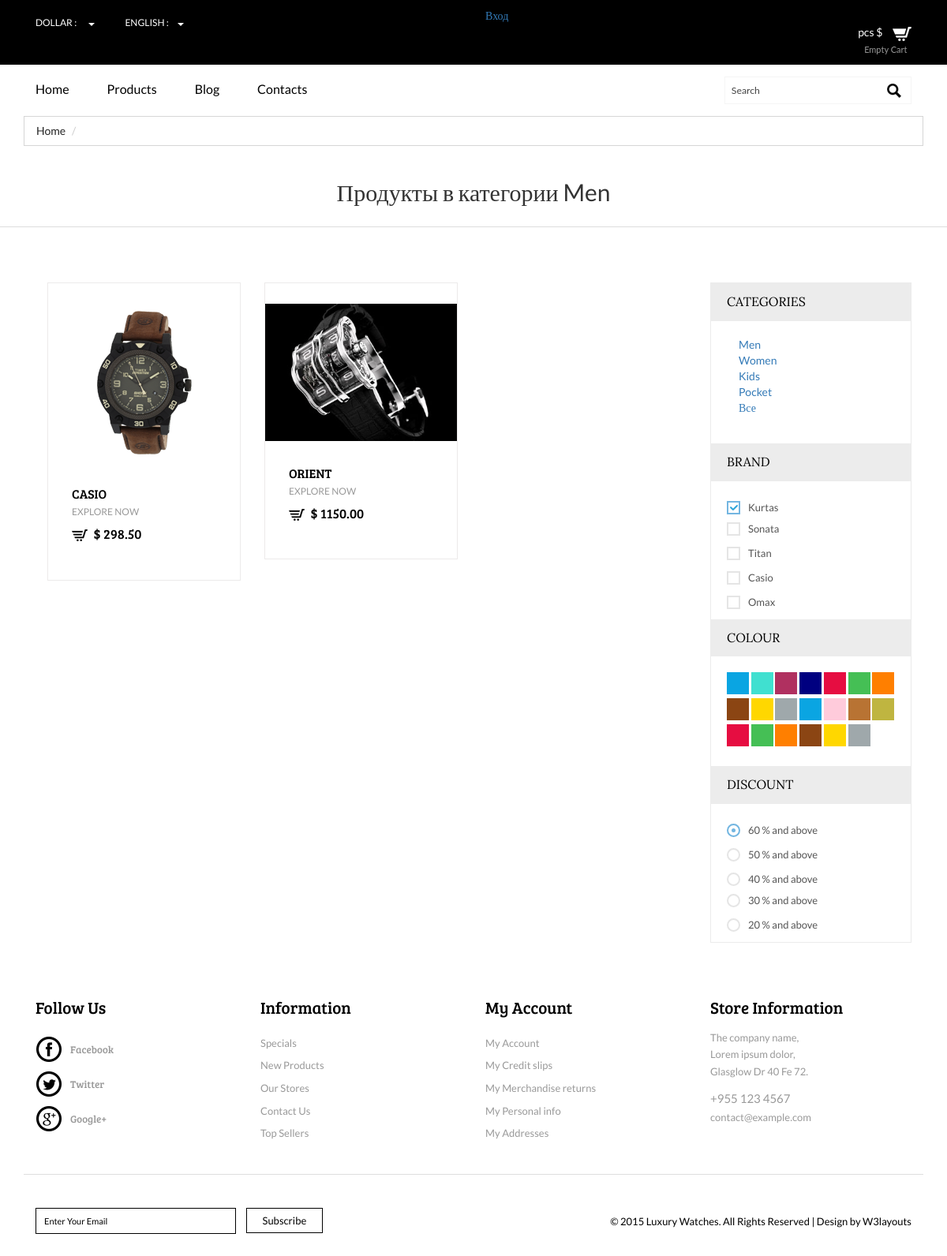
/category/1/products/, run on the app's committed database.
### mainapp/models.py (models this page shows, shortened)
class ProductCategory(models.Model):
    name = models.CharField(verbose_name='имя категории', max_length=128)
    description = models.TextField(verbose_name='описание категории', blank=True)
    def __str__(self):
        return f'{self.name}'

class Product(models.Model):
    category = models.ForeignKey(ProductCategory,
                                 on_delete=models.CASCADE,
                                 verbose_name='категория продукта')
    name = models.CharField('имя продукта', max_length=128)
    brand = models.CharField('brand', max_length=128, default='None')
    image = models.ImageField(upload_to='products_images', blank=True)
    short_desc = models.CharField('краткое описание продукта', max_length=64, blank=True)
    description = models.TextField('описание продукта', blank=True)
    price = models.DecimalField('цена продукта', max_digits=8, decimal_places=2, default=0)
    quantity = models.PositiveIntegerField('количество на складе', default=0)
    class Meta:
        verbose_name = 'продукт'
        verbose_name_plural = 'продукты'

### mainapp/views.py (the view)
# urls.py: path('category/<int:pk>/products/', mainapp.catalog, name='catalog'),
def catalog(request, pk):       #генерит меню каталога -> ссылки на категории
    if pk == 0:
        category = {'pk': 0, 'name': 'все'}
        products = Product.objects.all()
    else:
        category = get_object_or_404(ProductCategory, pk=pk)
        products = Product.objects.filter(category=category)
    context = {
        'page_title': 'Luxury watches | Products',
        'categories': get_menu(),
        'category': category,
        'products': products,
    }
    return render(request, 'mainapp/catalog.html', context)

### mainapp/views.py (called while the page is built)
def get_menu():
    test = ProductCategory.objects.all()
    print(type(test))
    print(test)
    return ProductCategory.objects.all()

### mainapp/templates/mainapp/catalog.html (shortened to what this page needs)
{% extends 'mainapp/base.html' %}
{% load static %}
{% block container %}
	{% include 'mainapp/includes/inc__breadcrumbs.html' %}
{% block title %}
    <div class="logo clearfix">
        <h2>Продукты в категории {{ category.name|capfirst }}</h2>
    </div>
{% endblock %}
    <div class="prdt">
		<div class="container">
			<div class="prdt-top">
				<div class="col-md-9 prdt-left">
					<div class="product-one">
                        {% for product in products %}
                            <div class="col-md-4 product-left p-left">
                                <div class="product-main simpleCart_shelfItem">
                                    <a href="{% url 'main:product_page' product.pk %}" class="mask"><img class="img-responsive zoom-img" src="/media/{{ product.image }}" alt="" /></a>
                                    <div class="product-bottom">
                                        <h3>{{ product.name }}</h3>
                                        <p>{{ product.short_desc }}</p>
                                        <h4><a class="item_add" href="{% url 'basketapp:add' product.pk %}"><i></i></a> <span class="item_price">$ {{ product.price }}</span></h4>
                                    </div>
                                </div>
                            </div>
                        {% endfor %}
					</div>
				</div>
				<div class="col-md-3 prdt-right">
					<div class="w_sidebar">
						<section  class="sky-form">
							<h4>Categories</h4>
							<div class="row1 scroll-pane">
								<div class="col col-4">
                                {% include 'mainapp/includes/inc__catalog_menu.html' %}
								</div>
							</div>
						</section>
						<section  class="sky-form">
							<h4>Brand</h4>
							<div class="row1 row2 scroll-pane">
								<div class="col col-4">
									<label class="checkbox"><input type="checkbox" name="checkbox" checked=""><i></i>kurtas</label>
								</div>
								<div class="col col-4">
                                    <label class="checkbox"><input type="checkbox" name="checkbox"><i></i>Sonata</label>
									<label class="checkbox"><input type="checkbox" name="checkbox"><i></i>Titan</label>
									<label class="checkbox"><input type="checkbox" name="checkbox"><i></i>Casio</label>
									<label class="checkbox"><input type="checkbox" name="checkbox"><i></i>Omax</label>
									<label class="checkbox"><input type="checkbox" name="checkbox" >shree</label>
								</div>
							</div>
						</section>
						<section class="sky-form">
							<h4>Colour</h4>
								<ul class="w_nav2">
									<li><a class="color1" href="#"></a></li>
									<li><a class="color2" href="#"></a></li>
									<li><a class="color3" href="#"></a></li>
									<li><a class="color4" href="#"></a></li>
									<li><a class="color5" href="#"></a></li>
									<li><a class="color6" href="#"></a></li>
									<li><a class="color7" href="#"></a></li>
									<li><a class="color8" href="#"></a></li>
									<li><a class="color9" href="#"></a></li>
									<li><a class="color10" href="#"></a></li>
									<li><a class="color12" href="#"></a></li>
									<li><a class="color13" href="#"></a></li>
									<li><a class="color14" href="#"></a></li>
									<li><a class="color15" href="#"></a></li>
									<li><a class="color5" href="#"></a></li>
									<li><a class="color6" href="#"></a></li>
									<li><a class="color7" href="#"></a></li>
									<li><a class="color8" href="#"></a></li>
									<li><a class="color9" href="#"></a></li>
									<li><a class="color10" href="#"></a></li>
								</ul>
						</section>
						<section class="sky-form">
							<h4>discount</h4>
								<div class="row1 row2 scroll-pane">
									<div class="col col-4">
										<label class="radio"><input type="radio" name="radio" checked=""><i></i>60 % and above</label>
										<label class="radio"><input type="radio" name="radio"><i></i>50 % and above</label>
										<label class="radio"><input type="radio" name="radio"><i></i>40 % and above</label>
									</div>
									<div class="col col-4">
										<label class="radio"><input type="radio" name="radio"><i></i>30 % and above</label>
										<label class="radio"><input type="radio" name="radio"><i></i>20 % and above</label>
										<label class="radio"><input type="radio" name="radio">10 % and above</label>
									</div>
								</div>
						</section>
					</div>
				</div>
				<div class="clearfix"></div>
			</div>
		</div>
</div>
{% endblock %}

### mainapp/templates/mainapp/includes/inc__catalog_menu.html
<div class="col-md-4">
    <ul>
        {% for cat in categories %}
            <li>
                <a href="{% url 'main:catalog' pk=cat.pk %}">
                    {{ cat.name }}
                </a>
            </li>
        {% endfor %}
        <li>
            <a href="{% url 'main:catalog' pk=0 %}">
                Все
            </a>
        </li>
    </ul>
</div>

### data on the page
ProductCategory: name "Men"
Product: image (picture), name "CASIO", short_desc "EXPLORE NOW", price "298.50"
Product: image (picture), name "ORIENT", short_desc "EXPLORE NOW", price "1150.00"
ProductCategory: name "Women"
ProductCategory: name "Kids"
ProductCategory: name "Pocket"
